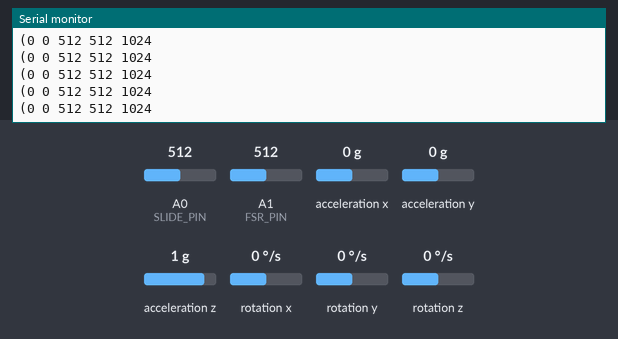
This sketch was run on a simulated Arduino Uno, built for the host (arithmetic inside an expression is 32-bit, double 64-bit). Shown: the last lines printed to the serial monitor. The inputs (shaded band) are chosen by the test bench; at power-on: A0 (SLIDE_PIN) = 512, A1 (FSR_PIN) = 512, acceleration x 0 g, acceleration y 0 g, acceleration z 1 g, rotation x 0 °/s, rotation y 0 °/s, rotation z 0 °/s.

Above: at 1.2 s.
1.3 s: A0 (SLIDE_PIN) set to 469
At 2.1 s:
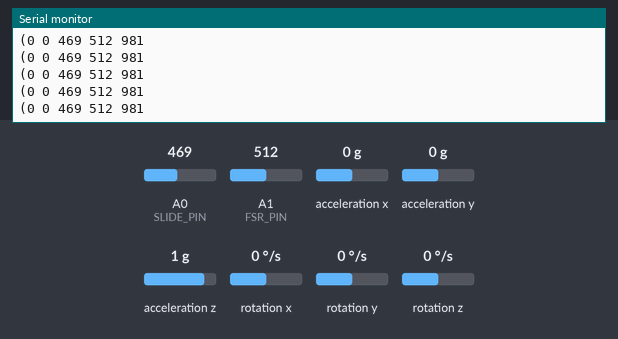
4.3 s: A1 (FSR_PIN) set to 543
At 5.2 s:
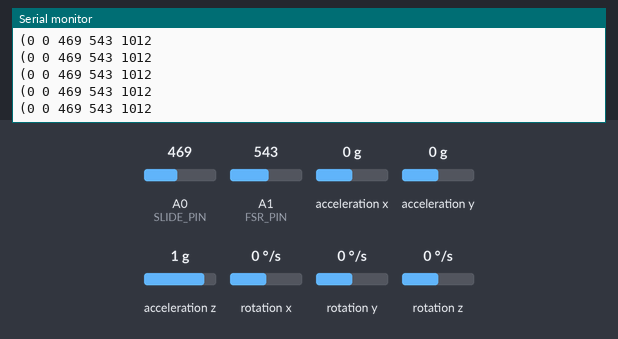
5.8 s: A0 (SLIDE_PIN) set to 442
At 6.6 s:
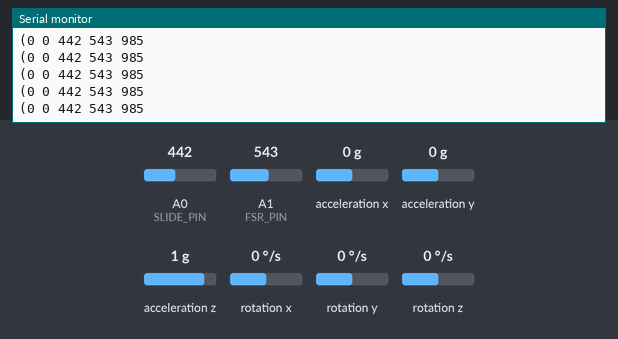
Timing chart, 0 to 8.8 s (numbered marks = the images above; inputs shaded):
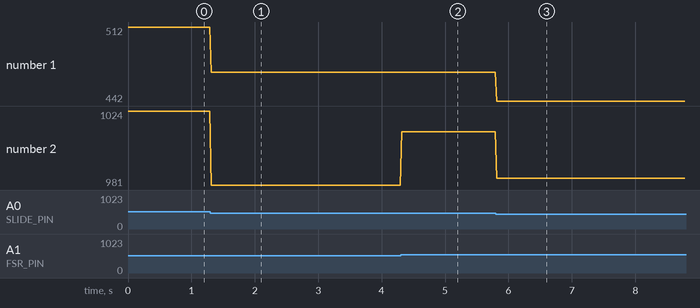

The sketch:

BatonWirelessTx.ino
```cpp
#include <Wire.h>
#include <LSM303.h>

#define BAUD_RATE 9600
#define SYNC 0x28
#define PITCH_PACKET 0
#define ROLL_PACKET 1
#define SLIDE_PACKET 2
#define FSR_PACKET 3
#define CHECKSUM_PACKET 4
#define SLIDE_PIN 0
#define FSR_PIN 1

LSM303 accelerometer;
int packet[5] = {0,0,0,0,0};

void setup() {
  Serial.begin(BAUD_RATE);
  Wire.begin();
  accelerometer.init();
  accelerometer.enableDefault();
}

void loop() {
  getAccelValues();
  getSlideValue();
  getFSRValue();
  txPacket();
}

void getAccelValues(){
  accelerometer.readAcc();
  packet[PITCH_PACKET] = (int) accelerometer.getPitch();
  packet[ROLL_PACKET] = (int) accelerometer.getRoll();
}

void getSlideValue(){
  packet[SLIDE_PACKET]= analogRead(SLIDE_PIN);
}

void getFSRValue(){
  packet[FSR_PACKET]= analogRead(FSR_PIN);
}

void txPacket(){
  packet[CHECKSUM_PACKET] = packet[PITCH_PACKET]+packet[ROLL_PACKET]+packet[SLIDE_PACKET]+packet[FSR_PACKET];

  Serial.write(SYNC);
  for( int i = 0 ; i < 5; i ++){
    Serial.print(packet[i]);
    Serial.print(" ");
  }
  Serial.println();
}
```

Measured:
- after the input at 1.3 s, the serial monitor: prints a new line at once (image 1)
- after the input at 4.3 s, the serial monitor: prints a new line at once (image 2)
- after the input at 5.8 s, the serial monitor: prints a new line at once (image 3)
- plotted number 1: 512 → 469 after the input at 1.3 s, 469 → 442 after the input at 5.8 s
- plotted number 2: 1024 → 981 after the input at 1.3 s, 981 → 1012 after the input at 4.3 s, 1012 → 985 after the input at 5.8 s
